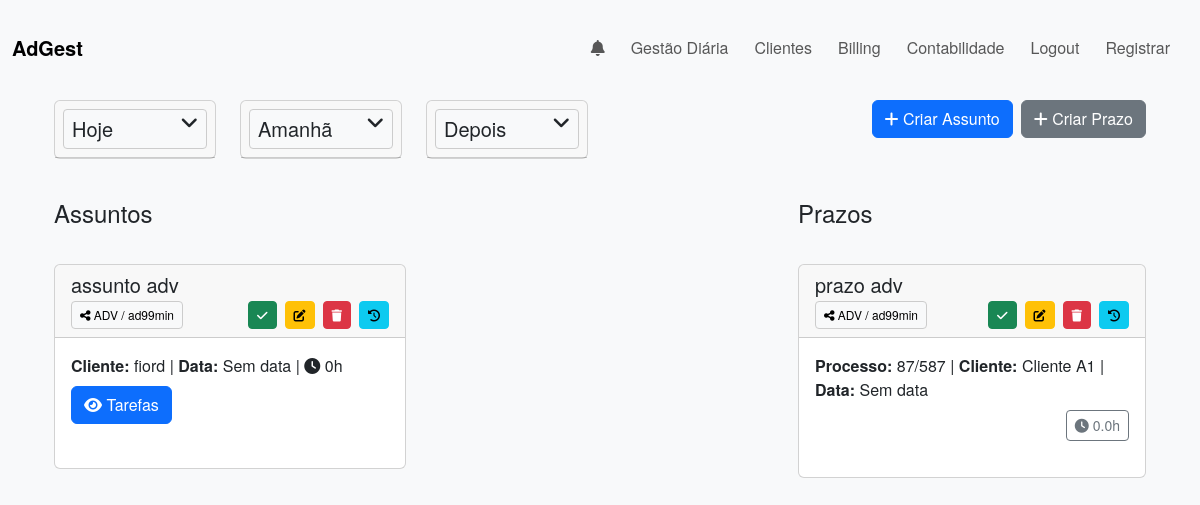
The page /dashboard (signed in) on the database as committed earlier.
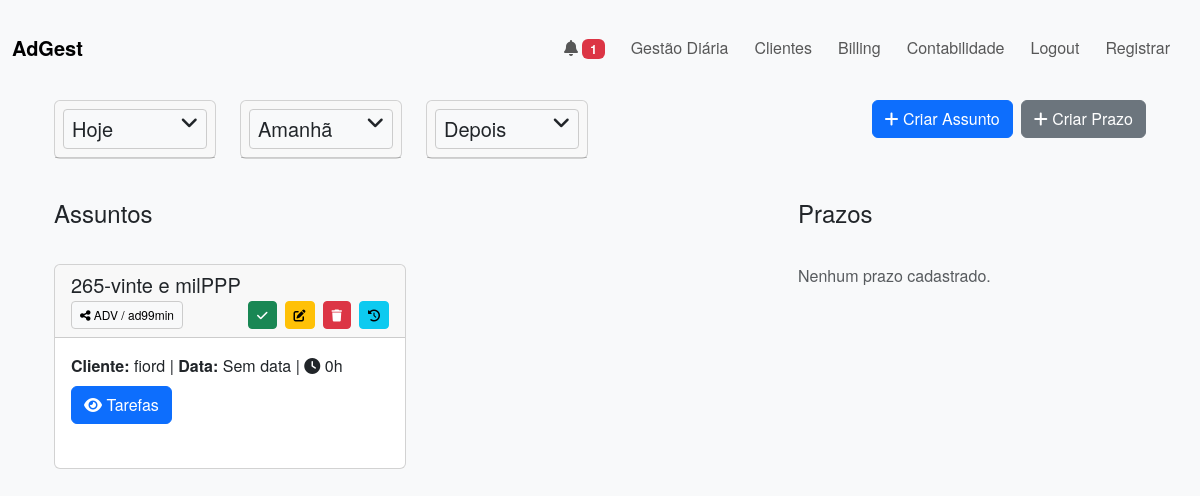
The same page on the database as committed later.
### app/models.py (models this page shows, shortened)
class Assunto(db.Model):
    __tablename__ = 'assuntos'
    id = db.Column(db.Integer, primary_key=True)
    user_id = db.Column(db.Integer, db.ForeignKey('users.id'), nullable=False)  # Dono
    client_id = db.Column(db.Integer, db.ForeignKey('clients.id'), nullable=False)
    nome_assunto = db.Column(db.String(100), nullable=False)
    due_date = db.Column(db.Date, nullable=True)
    sort_order = db.Column(db.Integer, default=0)
    horas_assunto = db.Column(db.Float, default=0.0)
    is_completed = db.Column(db.Boolean, default=False)
    is_billed = db.Column(db.Boolean, default=False)
    completed_by = db.Column(db.Integer, db.ForeignKey('users.id'), nullable=True)
    created_at = db.Column(db.DateTime, default=datetime.utcnow)
    updated_at = db.Column(db.DateTime, onupdate=datetime.utcnow)
    tarefas = db.relationship('Tarefa', backref='assunto', cascade="all, delete-orphan", lazy='dynamic')
    shared_with = db.relationship(
        'User',
        secondary=shared_assuntos,
        backref=db.backref('shared_assuntos', lazy='dynamic', overlaps="assuntos_compartilhados,compartilhados"),
        lazy='dynamic',
        overlaps="assuntos_compartilhados,compartilhados"
    )
    user = db.relationship("User", backref="assuntos_criados", foreign_keys=lambda: [Assunto.__table__.c.user_id])

class User(UserMixin, db.Model):
    __tablename__ = 'users'
    id = db.Column(db.Integer, primary_key=True)
    username = db.Column(db.String(100), unique=True, nullable=False)
    nickname = db.Column(db.String(10), nullable=False)
    email = db.Column(db.String(120), unique=True, nullable=False)
    profile_image = db.Column(db.String(120), default='default.jpg')
    password = db.Column(db.String(200), nullable=False)
    role = db.Column(db.String(50), default='advogado')
    __table_args__ = (db.UniqueConstraint('email', name='uq_users_email'),)
    assuntos_compartilhados = db.relationship(
        'Assunto',
        secondary=shared_assuntos,
        backref=db.backref('compartilhados', lazy='dynamic'),
        lazy='dynamic'
    )
    client_shares = db.relationship('ClientShare', backref='user', lazy='dynamic')

class Client(db.Model):
    __tablename__ = 'clients'
    id = db.Column(db.Integer, primary_key=True)
    user_id = db.Column(db.Integer, db.ForeignKey('users.id'), nullable=False)
    name = db.Column(db.String(100), nullable=False)  # unique=True removido
    number_interno = db.Column(db.String(50), nullable=True)
    nif = db.Column(db.String(50), nullable=True)
    address = db.Column(db.String(200), nullable=True)
    email = db.Column(db.String(100), nullable=True)
    telephone = db.Column(db.String(20), nullable=True)
    assuntos = db.relationship('Assunto', backref='client', lazy=True)
    __table_args__ = (
        db.UniqueConstraint('user_id', 'name', name='uq_user_clientname'),
    )
    shares = db.relationship('ClientShare', backref='client', lazy='dynamic')

class PrazoJudicial(db.Model):
    __tablename__ = 'prazos_judiciais'
    id = db.Column(db.Integer, primary_key=True)
    user_id = db.Column(db.Integer, db.ForeignKey('users.id'), nullable=False)
    client_id = db.Column(db.Integer, db.ForeignKey('clients.id'), nullable=False)
    assunto = db.Column(db.String(100), nullable=False)
    processo = db.Column(db.String(100), nullable=False)
    prazo = db.Column(db.Date, nullable=True)
    comentarios = db.Column(db.Text, nullable=True)
    status = db.Column(db.Boolean, default=False)
    horas = db.Column(db.Float, default=0.0)
    is_billed = db.Column(db.Boolean, default=False)
    data_conclusao = db.Column(db.Date, nullable=True)
    completed_by = db.Column(db.Integer, db.ForeignKey('users.id'), nullable=True)
    client = db.relationship('Client', backref='prazos_judiciais')
    shared_with = db.relationship(
        'User',
        secondary=shared_prazos,
        backref=db.backref('shared_prazos', lazy='dynamic', overlaps="prazos_compartilhados,compartilhados"),
        lazy='dynamic',
        overlaps="prazos_compartilhados,compartilhados"
    )
    user = db.relationship("User", backref="prazos_criados", foreign_keys=lambda: [PrazoJudicial.__table__.c.user_id])

### app/routes.py (the view)
@main.route('/dashboard')
@login_required
def dashboard():
    all_assuntos = Assunto.query.filter(
        or_(
            Assunto.user_id == current_user.id,
            Assunto.shared_with.any(id=current_user.id)
        )
    ).order_by(Assunto.sort_order, Assunto.nome_assunto).all()
    assuntos = []
    for assunto in all_assuntos:
        if not assunto.is_completed:
            assuntos.append(assunto)
        else:
            if any(not tarefa.is_completed for tarefa in assunto.tarefas):
                assuntos.append(assunto)
    assuntos_tarefas_visiveis = {}
    for assunto in assuntos:
        if assunto.shared_with.count() > 0:
            tarefas_visiveis = assunto.tarefas
        else:
            tarefas_visiveis = [tarefa for tarefa in assunto.tarefas if tarefa.user_id == current_user.id]
        assuntos_tarefas_visiveis[assunto.id] = tarefas_visiveis
    prazos = PrazoJudicial.query.filter(
        or_(
            PrazoJudicial.user_id == current_user.id,
            PrazoJudicial.shared_with.any(id=current_user.id)
        ),
        PrazoJudicial.status == False
    ).order_by(PrazoJudicial.prazo).all()
    current_date = date.today()
    tomorrow_date = current_date + timedelta(days=1)
    return render_template(
        'dashboard.html',
        assuntos=assuntos,
        assuntos_tarefas_visiveis=assuntos_tarefas_visiveis,
        prazos=prazos,
        current_date=current_date,
        tomorrow_date=tomorrow_date
    )

### app/routes.py (called while the page is built)
@main.context_processor
def inject_notifications():
    if current_user.is_authenticated:
        notifs_nao_lidas = Notification.query.filter_by(
            user_id=current_user.id, is_read=False
        ).order_by(Notification.timestamp.desc()).all()
        unread = len(notifs_nao_lidas)
        return dict(notifications=notifs_nao_lidas, unread_count=unread)
    return dict(notifications=[], unread_count=0)

### app/templates/dashboard.html (shortened to what the changed rows need)
{% extends "base.html" %}
{% block content %}
<div class="container my-4">
  <div class="row">
    <div class="col-lg-8">
      <div id="assuntos-container" class="row row-cols-1 row-cols-lg-2 g-3">
        {% for assunto in assuntos %}
        <div class="col" data-id="{{ assunto.id }}">
          <div class="card h-100">
            <div class="card-header">
              <div class="d-flex justify-content-between align-items-center mb-1">
                <h5 class="mb-0 flex-grow-1" style="white-space: normal;">
                  {{ assunto.nome_assunto }}
                </h5>
              </div>
              <div class="d-flex justify-content-between align-items-center">
                <div class="dropdown">
                  <button class="btn btn-sm btn-light dropdown-toggle" data-bs-toggle="dropdown" aria-expanded="false">
                    <i class="fa-solid fa-share-nodes"></i>
                    {{ assunto.user.nickname }}{% for usuario in assunto.shared_with %} / {{ usuario.nickname }}{% endfor %}
                  </button>
                </div>
                <div class="d-flex align-items-center gap-2">
                  <form action="{{ url_for('main.toggle_status_assunto', assunto_id=assunto.id) }}" method="POST" class="d-inline">
                    <button type="submit" class="btn btn-sm btn-success" title="Concluir">
                      <i class="fa-solid fa-check"></i>
                    </button>
                  </form>
                  <a href="{{ url_for('main.edit_assunto', assunto_id=assunto.id) }}" class="btn btn-sm btn-warning" title="Editar">
                    <i class="fa-solid fa-pen-to-square"></i>
                  </a>
                  <form action="{{ url_for('main.delete_assunto', assunto_id=assunto.id) }}" method="POST" class="d-inline">
                    <button type="submit" class="btn btn-sm btn-danger" title="Excluir">
                      <i class="fa-solid fa-trash"></i>
                    </button>
                  </form>
                  <a href="{{ url_for('main.history_assunto', assunto_id=assunto.id) }}" class="btn btn-sm btn-info" title="Histórico">
                    <i class="fa-solid fa-clock-rotate-left"></i>
                  </a>
                </div>
              </div>
            </div>
            <div class="card-body">
              {% set total_horas = 0 %}
              {% for tarefa in assunto.tarefas %}
                {% if tarefa.horas %}
                  {% set total_horas = total_horas + tarefa.horas %}
                {% endif %}
              {% endfor %}
              <p class="mb-2" style="white-space: normal;">
                <strong>Cliente:</strong> {{ assunto.client.name }} |
                <strong>Data:</strong>
                {% if assunto.due_date %}
                  {{ assunto.due_date.strftime('%d/%m/%Y') }}
                {% else %}
                  Sem data
                {% endif %}
                | <i class="fa-solid fa-clock"></i> {{ total_horas|default(0) }}h
              </p>
              <button class="btn btn-primary mb-2" type="button" data-bs-toggle="collapse"
                      data-bs-target="#tarefas-{{ assunto.id }}" aria-expanded="false" aria-controls="tarefas-{{ assunto.id }}">
                <i class="fa-solid fa-eye"></i> Tarefas
              </button>
            </div>
          </div>
        </div>
        {% else %}
        <p class="text-muted">Nenhum assunto cadastrado.</p>
        {% endfor %}
      </div>
    </div>
    <div class="col-lg-4">
      <div class="row row-cols-1 g-3">
        {% for prazo in prazos %}
        <div class="col">
          <div class="card h-100">
            <div class="card-header">
              <div class="d-flex justify-content-between align-items-center mb-1">
                <h5 class="mb-0 flex-grow-1" style="white-space: normal;">
                  {{ prazo.assunto }}
                </h5>
              </div>
              <div class="d-flex justify-content-between align-items-center">
                <div class="dropdown">
                  <button class="btn btn-sm btn-light dropdown-toggle" data-bs-toggle="dropdown" aria-expanded="false">
                    <i class="fa-solid fa-share-nodes"></i>
                    {{ prazo.user.nickname }}
                    {% for usuario in prazo.shared_with %}
                      / {{ usuario.nickname }}
                    {% endfor %}
                  </button>
                </div>
                <div class="d-flex align-items-center gap-2">
                  <form action="{{ url_for('main.toggle_status_prazo', prazo_id=prazo.id) }}" method="POST" class="d-inline">
                    <button type="submit" class="btn btn-sm btn-success" title="Concluir">
                      <i class="fa-solid fa-check"></i>
                    </button>
                  </form>
                  <a href="{{ url_for('main.edit_prazo', prazo_id=prazo.id) }}" class="btn btn-sm btn-warning" title="Editar">
                    <i class="fa-solid fa-pen-to-square"></i>
                  </a>
                  <form action="{{ url_for('main.delete_prazo', prazo_id=prazo.id) }}" method="POST" class="d-inline">
                    <button type="submit" class="btn btn-sm btn-danger" title="Excluir">
                      <i class="fa-solid fa-trash"></i>
                    </button>
                  </form>
                  <a href="{{ url_for('main.history_prazo', prazo_id=prazo.id) }}" class="btn btn-sm btn-info" title="Histórico">
                    <i class="fa-solid fa-clock-rotate-left"></i>
                  </a>
                </div>
              </div>
            </div>
            <div class="card-body">
              <p class="card-text mb-2" style="white-space: normal;">
                <strong>Processo:</strong> {{ prazo.processo }} |
                <strong>Cliente:</strong> {{ prazo.client.name }} |
                <strong>Data:</strong>
                {% if prazo.prazo %}
                  {{ prazo.prazo.strftime('%d/%m/%Y') }}
                {% else %}
                  Sem data
                {% endif %}
              </p>
              <div class="d-flex justify-content-end">
                <button class="btn btn-sm btn-outline-secondary add-hours-prazo"
                        data-prazo-id="{{ prazo.id }}" title="Adicionar Horas">
                  <i class="fa-solid fa-clock"></i> {{ prazo.horas|default(0) }}h
                </button>
              </div>
            </div>
          </div>
        </div>
        {% else %}
        <p class="text-muted">Nenhum prazo cadastrado.</p>
        {% endfor %}
      </div>
    </div>
  </div>
</div>
{% endblock %}

Rows that differ between the two databases and show on the page:
no longer on this page (row edited): Assunto: nome_assunto "assunto adv", user.nickname "ADV", client.name "fiord", shows "Sem data", total_horas "0", User (nickname "ad99min")
no longer on this page (row edited): PrazoJudicial: assunto "prazo adv", user.nickname "ADV", processo "87/587", client.name "Cliente A1", shows "Sem data", horas "0.0", User (nickname "ad99min")
added Assunto: nome_assunto "265-vinte e milPPP", user.nickname "ADV", client.name "fiord", shows "Sem data", total_horas "0", User (nickname "ad99min")
Other text that changed with them:
{{ unread_count }}: (not shown) → "1"
text now shown: "Nenhum prazo cadastrado."
